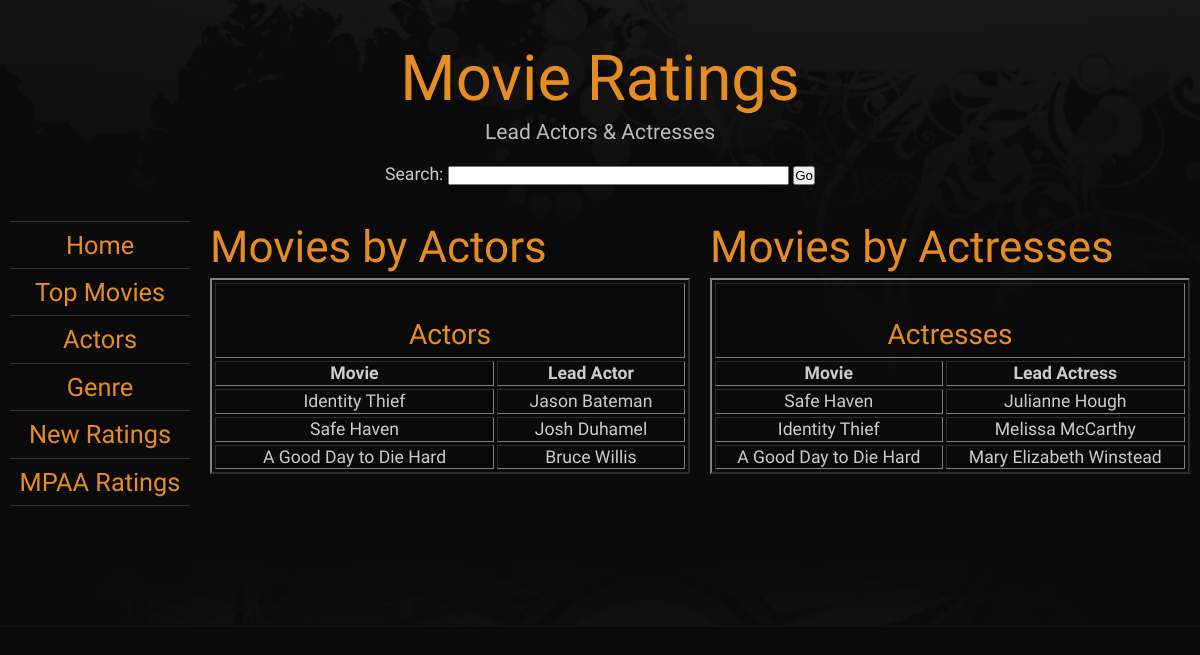
/freestyle/actors.php, run on the app's committed database.
### tables this page shows
CREATE TABLE IF NOT EXISTS `movie` (
  `id` int(11) NOT NULL AUTO_INCREMENT,
  `movie_title` varchar(50) NOT NULL,
  `genre` varchar(20) NOT NULL,
  `lead_actor` varchar(50) NOT NULL,
  `lead_actress` varchar(50) NOT NULL,
  `MPAA` varchar(5) NOT NULL,
  `run_time` int(11) NOT NULL,
  PRIMARY KEY (`id`)
);

### freestyle/actors.php (the view, shortened to what this page needs)
<!DOCTYPE html PUBLIC "-//W3C//DTD XHTML 1.0 Strict//EN" "http://www.w3.org/TR/xhtml1/DTD/xhtml1-strict.dtd">
<html xmlns="http://www.w3.org/1999/xhtml" lang="en" xml:lang="en">
<head>
	<link rel="stylesheet" type="text/css" href="freestyle.css" title="The Grid" media="all" />
</head>
<body class="wider orange">
<div id="layout">
	<div id="header" class="row">
		<div class="col c12 aligncenter">
			<h1><a class="red" href="index.php">Movie Ratings</a></h1>
			<form method="post" action="actorsResults.php">
			<p class="slogan">Lead Actors & Actresses</p>
		<label for="search">Search:</label>
		<input type="text" id="search" name="search" size="40" </p>
		<input type="submit" value="Go" name="submit" /></p>
		</div>
	</div>
	<div class="row">
		<div class="col c2">
			<ul class="menu">
				<li><a href="index.php">Home</a></li>
				<li><a href="topmovies.html">Top Movies</a></li>
				<li><a href="actors.php">Actors</a></li>
				<li><a href="genre.php">Genre</a></li>
				<li><a href="ratings.php">New Ratings</a></li>
				<li><a href="mpaa.php">MPAA Ratings</a></li>
			</ul>
		</div>
		<div class="col c5 alignjustify">
			<h2>Movies by Actors</h2>
			<TABLE  BORDER="2" align="center" width="100%" cellpadding="4" cellspacing="3">
   				<TR align="center">
      				<TH COLSPAN="2">
         				<H3><BR>Actors</H3>
      				</TH>
   				</TR>
      				<TH align="center">Movie</TH>
      				<TH align="center">Lead Actor</TH>
                <?php
                include "db_connect.php";
				$query = "SELECT movie_title, lead_actor FROM movie ORDER BY REVERSE(SUBSTRING_INDEX(REVERSE(lead_actor),' ',1))";
				$result = mysqli_query($db, $query);
				while($row = mysqli_fetch_array($result)) {
					$movie = $row['movie_title'];
  					$actor = $row['lead_actor'];
					echo "<TR align=\"center\">";
					echo "<TD>".$movie."</TD>";
					echo "<TD>".$actor."</TD>";
					echo "</TR>";
				}
                ?>
			</TABLE>
			</div>
		<div class="col c5 alignjustify">
			<h2>Movies by Actresses</h2>
			<TABLE  BORDER="2" align="center" width="100%" cellpadding="4" cellspacing="3">
   				<TR align="center">
      				<TH COLSPAN="2">
         				<H3><BR>Actresses</H3>
      				</TH>
   				</TR>
      				<TH align="center">Movie</TH>
      				<TH align="center">Lead Actress</TH>
                <?php
                include "db_connect.php";
				$query = "SELECT movie_title, lead_actress FROM movie ORDER BY REVERSE(SUBSTRING_INDEX(REVERSE(lead_actress),' ',1))";
               	$result = mysqli_query($db, $query);
				while($row = mysqli_fetch_array($result)) {
					$movie = $row['movie_title'];
  					$actress = $row['lead_actress'];
					echo "<TR align=\"center\">";
					echo "<TD>".$movie."</TD>";
					echo "<TD>".$actress."</TD>";
					echo "</TR>";
				}
                ?>
			</TABLE>
		</div>
	</div>
	<div class="row separator">
	</div>
</div>
</body>
</html>

### freestyle/freestyle.css (style rules this page uses)
* { margin:0; padding:0; }
body { background:#0a0a0a url(images/background.jpg) top center no-repeat; color:#ccc; font:110% 'Economica',Tahoma,sans-serif; line-height:1.3em; }
a { color:#d06060; text-decoration:none; font-weight:400; }
p,ul,ol,dl { margin:0 0 15px 0; line-height:1.5em; }
h1 { color:#888; font-size:3.6em; margin-bottom:0; }
h1 a { text-transform:none; font-weight:400; }
h2 { font-size:2.5em; color:#333; margin:0 0 5px; }
h3 { font-size:1.6em; margin:0 0 5px 0; }
h1,h2,h3 { color:#d06060; font-weight:400; line-height:1.2em; font-family:'Economica', sans-serif; }
#layout { margin:40px auto 0; width:960px; }
body.wider #layout { margin:40px auto 0; width:1200px; }
.col { float:left; margin:0 10px; overflow:hidden; float:left; display:inline; }
.row { width:960px; margin:20px auto 0; overflow:hidden; }
.c2 { width:140px; }
.c5 { width:380px; }
.c12 { width:940px; }
body.wider .row { width:1200px; }
body.wider .c2 { width:180px; }
body.wider .c5 { width:480px; }
body.wider .c12 { width:1180px; }
ul.menu { list-style:none; margin:0; padding:10px 0; border-top:1px solid #333; }
ul.menu li { list-style:none; text-align:center; font-size:1.2em; margin:0 0 10px; padding:0 0 8px 0; color:#888; border-bottom:1px solid #333; }
ul.menu li a { font-size:1.2em; font-weight:400; }
.slogan { color:#bbb; font-size:1.2em; }
.aligncenter { text-align:center; }
.alignjustify { text-align:justify; }
.separator { height:100px; margin:0; padding:0; background: #0a0a0a url(images/insidebg2.jpg) bottom center no-repeat; border-bottom:1px dotted #1a1a1a; }
body.orange a { color:#e58c24; }
body.orange h1, body.orange h2, body.orange h3 { color:#e58c24; }

### data on the page
movie: movie_title "Identity Thief", lead_actor "Jason Bateman", lead_actress "Melissa McCarthy"
movie: movie_title "Safe Haven", lead_actor "Josh Duhamel", lead_actress "Julianne Hough"
movie: movie_title "A Good Day to Die Hard", lead_actor "Bruce Willis", lead_actress "Mary Elizabeth Winstead"
